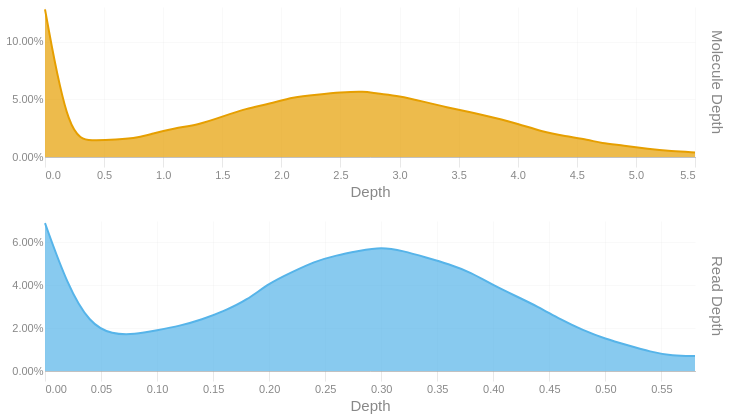

Notebook code for this chart:
### Code cell
readdep = depth_hist(tb['Read Depth'], q99, 3)
readdep = readdep.with_columns(pl.lit('Read Depth').alias('Metric'))
if not SKIPLR:
    moldep = depth_hist(tb['Molecule Depth'], mol_q99, 1)
    moldep = moldep.with_columns(pl.lit('Molecule Depth').alias('Metric'))
    _hist = pl.concat([readdep, moldep])
    _hist = _hist.filter(pl.col('Proportion') != 0)
    with SafeRender(_hist):
        (
            alt.Chart(_hist)        
            .mark_area(interpolate = "basis")
            .encode(
                x=alt.X('Bin:Q').scale(domainMin=0).axis(alt.Axis(title='Depth')),
                y = alt.Y('Proportion:Q', title = None).axis(format = '.2%'),
                color = alt.Color('Metric:N').legend(None),
                row = alt.Row("Metric:N").header(title = None, labelOrient = 'right'),
                tooltip = [
                    alt.Tooltip("Metric:N", title = "Metric"),
                    alt.Tooltip('Interval:N', title = "Depth Interval"),
                    alt.Tooltip('Proportion:Q', title = "% Alignments").format('.2%')
                ]
            )
            .resolve_scale(x='independent', y='independent')
            .properties(
                height = 150, width = 650,
                usermeta={'embedOptions': {'downloadFileName': f'{samplename}.depth.hist'}}
            )
        ).display()
else:
    readdep = readdep.filter(pl.col('Proportion') != 0)
    with SafeRender(readdep):
        (
            alt.Chart(readdep)        
            .mark_area(interpolate = "basis")
            .encode(
                x=alt.X('Bin:Q').scale(domainMin=0).axis(alt.Axis(title='Depth')),
                y = alt.Y('Proportion:Q', title = None).axis(format = '.2%'),
                tooltip = [
                    alt.Tooltip('Interval:N', title = "Depth Interval"),
                    alt.Tooltip('Proportion:Q', title = "% Alignments").format('.2%')
                ]
            )
            .properties(
                usermeta={'embedOptions': {'downloadFileName': f'{samplename}.depth.hist'}}
            )
        ).display()

### Figure 1 — Vega-Lite specification as saved in the notebook (floating-point values rounded to 4 significant figures)
{"width": 650, "height": 150, "config": {"title": {"anchor": "start", "dy": -15, "fontSize": 18, "color": "#888888", "subtitleColor": "#888888", "subtitleFontSize": 14}, "arc": {"fill": "#0072B2"}, "axis": {"domainColor": "#888888", "domainWidth": 0.5, "gridWidth": 0.2, "grid": false, "titleFontWeight": 400, "titleFontSize": 15, "labelFontSize": 11, "labelColor": "#888888", "tickColor": "#888888", "tickWidth": 0.2, "titleColor": "#888888"}, "axisBand": {"grid": false}, "axisX": {"grid": true, "tickSize": 10, "domainCap": "round"}, "axisY": {"domain": false, "grid": true, "tickSize": 0, "domainCap": "round"}, "background": "transparent", "header": {"labelFontSize": 15, "labelColor": "#888888", "titleFontSize": 15, "titleFontWeight": 600, "titleColor": "#888888"}, "legend": {"labelFont": "sans-serif", "labelFontSize": 12, "labelColor": "#888888", "symbolSize": 100, "symbolType": "circle", "titleFontSize": 12, "titlePadding": 10, "titleColor": "#888888", "title": null}, "range": {"category": ["#E69F00", "#56B4E9", "#009E73", "#F0E442", "#0072B2", "#D55E00", "#CC79A7", "#000000"], "diverging": ["#cfe8f3", "#a2d4ec", "#73bfe2", "#46abdb", "#1696d2", "#12719e"]}, "area": {"fill": "#0072B2", "fillOpacity": 0.7, "line": true, "strokeOpacity": 0.7}, "line": {"color": "#0072B2", "stroke": "#0072B2", "strokeWidth": 2}, "trail": {"color": "#0072B2", "stroke": "#0072B2", "strokeWidth": 0, "size": 1}, "point": {"filled": true, "fillOpacity": 1.0, "size": 95}, "text": {"color": "#888888", "fontSize": 11, "align": "right", "fontWeight": 400, "size": 11}, "bar": {"fill": "#0072B2", "stroke": null}, "view": {"stroke": null, "continuousWidth": 660, "continuousHeight": 400}}, "data": {"name": "data-85117576550516774e6cbbab2f8a3491"}, "mark": {"type": "area", "interpolate": "basis"}, "encoding": {"color": {"field": "Metric", "legend": null, "type": "nominal"}, "row": {"field": "Metric", "header": {"title": null, "labelOrient": "right"}, "type": "nominal"}, "tooltip": [{"field": "Metric", "title": "Metric", "type": "nominal"}, {"field": "Interval", "title": "Depth Interval", "type": "nominal"}, {"field": "Proportion", "format": ".2%", "title": "% Alignments", "type": "quantitative"}], "x": {"axis": {"title": "Depth"}, "field": "Bin", "scale": {"domainMin": 0}, "type": "quantitative"}, "y": {"axis": {"format": ".2%"}, "field": "Proportion", "title": null, "type": "quantitative"}}, "resolve": {"scale": {"x": "independent", "y": "independent"}}, "usermeta": {"embedOptions": {"downloadFileName": "TF26LRJL0090_50B_L_10484332_23Y22YLT4_L7.depth.hist"}}, "$schema": "https://vega.github.io/schema/vega-lite/v6.4.1.json", "datasets": {"data-85117576550516774e6cbbab2f8a3491": [{"Bin": 0.0, "Interval": "0.0-0.02", "Proportion": 0.069, "Metric": "Read Depth"}, {"Bin": 0.02, "Interval": "0.02-0.04", "Proportion": 0.04, "Metric": "Read Depth"}, {"Bin": 0.04, "Interval": "0.04-0.06", "Proportion": 0.022, "Metric": "Read Depth"}, {"Bin": 0.06, "Interval": "0.06-0.08", "Proportion": 0.017, "Metric": "Read Depth"}, {"Bin": 0.08, "Interval": "0.08-0.1", "Proportion": 0.017, "Metric": "Read Depth"}, {"Bin": 0.1, "Interval": "0.1-0.12", "Proportion": 0.019, "Metric": "Read Depth"}, {"Bin": 0.12, "Interval": "0.12-0.14", "Proportion": 0.021, "Metric": "Read Depth"}, {"Bin": 0.14, "Interval": "0.14-0.16", "Proportion": 0.024, "Metric": "Read Depth"}, {"Bin": 0.16, "Interval": "0.16-0.18", "Proportion": 0.028, "Metric": "Read Depth"}, {"Bin": 0.18, "Interval": "0.18-0.2", "Proportion": 0.033, "Metric": "Read Depth"}, {"Bin": 0.2, "Interval": "0.2-0.22", "Proportion": 0.041, "Metric": "Read Depth"}, {"Bin": 0.22, "Interval": "0.22-0.24", "Proportion": 0.046, "Metric": "Read Depth"}, {"Bin": 0.24, "Interval": "0.24-0.26", "Proportion": 0.051, "Metric": "Read Depth"}, {"Bin": 0.26, "Interval": "0.26-0.28", "Proportion": 0.054, "Metric": "Read Depth"}, {"Bin": 0.28, "Interval": "0.28-0.3", "Proportion": 0.056, "Metric": "Read Depth"}, {"Bin": 0.3, "Interval": "0.3-0.32", "Proportion": 0.058, "Metric": "Read Depth"}, {"Bin": 0.32, "Interval": "0.32-0.34", "Proportion": 0.056, "Metric": "Read Depth"}, {"Bin": 0.34, "Interval": "0.34-0.36", "Proportion": 0.053, "Metric": "Read Depth"}, {"Bin": 0.36, "Interval": "0.36-0.38", "Proportion": 0.05, "Metric": "Read Depth"}, {"Bin": 0.38, "Interval": "0.38-0.4", "Proportion": 0.046, "Metric": "Read Depth"}, {"Bin": 0.4, "Interval": "0.4-0.42", "Proportion": 0.04, "Metric": "Read Depth"}, {"Bin": 0.42, "Interval": "0.42-0.44", "Proportion": 0.035, "Metric": "Read Depth"}, {"Bin": 0.44, "Interval": "0.44-0.46", "Proportion": 0.03, "Metric": "Read Depth"}, {"Bin": 0.46, "Interval": "0.46-0.48", "Proportion": 0.024, "Metric": "Read Depth"}, {"Bin": 0.48, "Interval": "0.48-0.5", "Proportion": 0.019, "Metric": "Read Depth"}, {"Bin": 0.5, "Interval": "0.5-0.52", "Proportion": 0.015, "Metric": "Read Depth"}, {"Bin": 0.52, "Interval": "0.52-0.54", "Proportion": 0.012, "Metric": "Read Depth"}, {"Bin": 0.54, "Interval": "0.54-0.56", "Proportion": 0.009, "Metric": "Read Depth"}, {"Bin": 0.56, "Interval": "0.56-0.58", "Proportion": 0.007, "Metric": "Read Depth"}, {"Bin": 0.58, "Interval": "0.58-0.6", "Proportion": 0.007, "Metric": "Read Depth"}, {"Bin": 0.0, "Interval": "0.0-0.2", "Proportion": 0.128, "Metric": "Molecule Depth"}, {"Bin": 0.2, "Interval": "0.2-0.4", "Proportion": 0.016, "Metric": "Molecule Depth"}, {"Bin": 0.4, "Interval": "0.4-0.6", "Proportion": 0.014, "Metric": "Molecule Depth"}, {"Bin": 0.6, "Interval": "0.6-0.8", "Proportion": 0.015, "Metric": "Molecule Depth"}, {"Bin": 0.8, "Interval": "0.8-0.9", "Proportion": 0.017, "Metric": "Molecule Depth"}, {"Bin": 0.9, "Interval": "0.9-1.1", "Proportion": 0.02, "Metric": "Molecule Depth"}, {"Bin": 1.1, "Interval": "1.1-1.3", "Proportion": 0.025, "Metric": "Molecule Depth"}, {"Bin": 1.3, "Interval": "1.3-1.5", "Proportion": 0.028, "Metric": "Molecule Depth"}, {"Bin": 1.5, "Interval": "1.5-1.7", "Proportion": 0.035, "Metric": "Molecule Depth"}, {"Bin": 1.7, "Interval": "1.7-1.9", "Proportion": 0.042, "Metric": "Molecule Depth"}, {"Bin": 1.9, "Interval": "1.9-2.1", "Proportion": 0.046, "Metric": "Molecule Depth"}, {"Bin": 2.1, "Interval": "2.1-2.3", "Proportion": 0.052, "Metric": "Molecule Depth"}, {"Bin": 2.3, "Interval": "2.3-2.5", "Proportion": 0.054, "Metric": "Molecule Depth"}, {"Bin": 2.5, "Interval": "2.5-2.7", "Proportion": 0.056, "Metric": "Molecule Depth"}, {"Bin": 2.7, "Interval": "2.7-2.8", "Proportion": 0.057, "Metric": "Molecule Depth"}, {"Bin": 2.8, "Interval": "2.8-3.0", "Proportion": 0.055, "Metric": "Molecule Depth"}, {"Bin": 3.0, "Interval": "3.0-3.2", "Proportion": 0.053, "Metric": "Molecule Depth"}, {"Bin": 3.2, "Interval": "3.2-3.4", "Proportion": 0.048, "Metric": "Molecule Depth"}, {"Bin": 3.4, "Interval": "3.4-3.6", "Proportion": 0.043, "Metric": "Molecule Depth"}, {"Bin": 3.6, "Interval": "3.6-3.8", "Proportion": 0.039, "Metric": "Molecule Depth"}, {"Bin": 3.8, "Interval": "3.8-4.0", "Proportion": 0.034, "Metric": "Molecule Depth"}, {"Bin": 4.0, "Interval": "4.0-4.2", "Proportion": 0.029, "Metric": "Molecule Depth"}, {"Bin": 4.2, "Interval": "4.2-4.4", "Proportion": 0.022, "Metric": "Molecule Depth"}, {"Bin": 4.4, "Interval": "4.4-4.6", "Proportion": 0.018, "Metric": "Molecule Depth"}, {"Bin": 4.6, "Interval": "4.6-4.7", "Proportion": 0.015, "Metric": "Molecule Depth"}, {"Bin": 4.7, "Interval": "4.7-4.9", "Proportion": 0.012, "Metric": "Molecule Depth"}, {"Bin": 4.9, "Interval": "4.9-5.1", "Proportion": 0.01, "Metric": "Molecule Depth"}, {"Bin": 5.1, "Interval": "5.1-5.3", "Proportion": 0.007, "Metric": "Molecule Depth"}, {"Bin": 5.3, "Interval": "5.3-5.5", "Proportion": 0.005, "Metric": "Molecule Depth"}, {"Bin": 5.5, "Interval": "5.5-5.69", "Proportion": 0.004, "Metric": "Molecule Depth"}]}}
